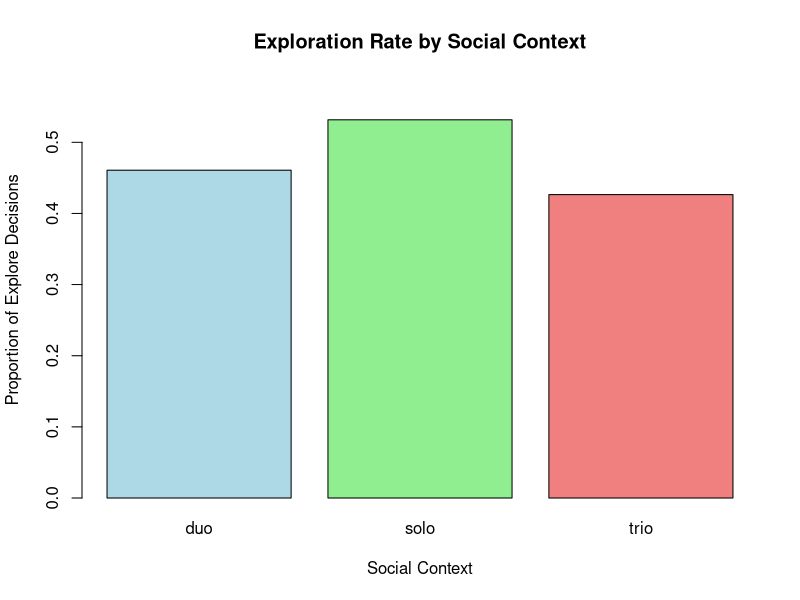

Write the R code that produced this figure.
# =============================================================================
# Simple Explore/Exploit Analysis (Compatible with Older R)
# =============================================================================

# Set CRAN mirror
options(repos = c(CRAN = "https://cloud.r-project.org/"))

cat("Starting simple analysis with base R...\n")

# =============================================================================
# 1. LOAD DATA WITH BASE R
# =============================================================================

data <- read.csv("Explore Exploit Dataset.csv", stringsAsFactors = FALSE)

cat("Original data dimensions:", dim(data), "\n")

# =============================================================================
# 2. CLEAN DATA WITH BASE R
# =============================================================================

# Create explore/exploit classification
data$decision_type <- ifelse(
  grepl("explore", tolower(data$OUTCOME)), "explore",
  ifelse(grepl("exploit", tolower(data$OUTCOME)), "exploit", "other")
)

# Clean social context
data$social_context <- ifelse(
  data$CONDITION == "solo", "solo",
  ifelse(data$CONDITION == "duo", "duo",
    ifelse(data$CONDITION == "trio", "trio", "other"))
)

# Filter to complete cases
clean_data <- data[
  !is.na(data$monkey) & 
  !is.na(data$CONDITION) & 
  !is.na(data$OUTCOME) & 
  !is.na(data$expected_explore) &
  data$decision_type %in% c("explore", "exploit") &
  data$social_context != "other", 
]

cat("Cleaned data dimensions:", dim(clean_data), "\n")
cat("Unique monkeys:", length(unique(clean_data$monkey)), "\n")

# =============================================================================
# 3. DESCRIPTIVE STATISTICS
# =============================================================================

# Summary by social context
summary_table <- aggregate(
  list(explore_rate = (clean_data$decision_type == "explore")),
  by = list(social_context = clean_data$social_context),
  FUN = mean
)

cat("\nExploration rates by social context:\n")
print(summary_table)

# Summary by monkey and context
monkey_summary <- aggregate(
  list(
    explore_rate = (clean_data$decision_type == "explore"),
    mean_expectation = clean_data$expected_explore,
    n_trials = rep(1, nrow(clean_data))
  ),
  by = list(
    monkey = clean_data$monkey,
    social_context = clean_data$social_context
  ),
  FUN = function(x) if(length(x) == 1) x else c(mean(x), length(x))[1]
)

cat("\nSummary by monkey and context:\n")
print(head(monkey_summary, 10))

# =============================================================================
# 4. SIMPLE STATISTICAL ANALYSIS
# =============================================================================

# Convert to binary for logistic regression
clean_data$explore_binary <- as.numeric(clean_data$decision_type == "explore")

# Standardize expectation
clean_data$expected_explore_z <- scale(clean_data$expected_explore)[,1]

# Simple logistic regression (no random effects)
cat("\nFitting logistic regression...\n")

# Model 1: Main effects only
model1 <- glm(
  explore_binary ~ social_context + expected_explore_z,
  data = clean_data,
  family = binomial()
)

cat("Model 1 Summary:\n")
print(summary(model1))

# Model 2: With interaction
model2 <- glm(
  explore_binary ~ social_context * expected_explore_z,
  data = clean_data,
  family = binomial()
)

cat("\nModel 2 (with interaction) Summary:\n")
print(summary(model2))

# =============================================================================
# 5. INTERPRET RESULTS
# =============================================================================

# Extract coefficients
coef1 <- summary(model1)$coefficients
coef2 <- summary(model2)$coefficients

cat("\n=============================================================================\n")
cat("RESULTS INTERPRETATION\n")
cat("=============================================================================\n")

# Main effects from Model 1
cat("Main Effects (Model 1):\n")
if("social_contextduo" %in% rownames(coef1)) {
  cat("Duo vs Solo effect:", round(coef1["social_contextduo", "Estimate"], 3), 
      " (p =", round(coef1["social_contextduo", "Pr(>|z|)"], 3), ")\n")
}
cat("Solo vs Duo effect:", round(coef1["social_contextsolo", "Estimate"], 3), 
    " (p =", round(coef1["social_contextsolo", "Pr(>|z|)"], 3), ")\n")
cat("Trio vs Duo effect:", round(coef1["social_contexttrio", "Estimate"], 3), 
    " (p =", round(coef1["social_contexttrio", "Pr(>|z|)"], 3), ")\n")
cat("Expectation effect:", round(coef1["expected_explore_z", "Estimate"], 3), 
    " (p =", round(coef1["expected_explore_z", "Pr(>|z|)"], 3), ")\n")

# Convert to odds ratios
cat("\nOdds Ratios (easier to interpret):\n")
cat("Solo vs Duo OR:", round(exp(coef1["social_contextsolo", "Estimate"]), 3), "\n")
cat("Trio vs Duo OR:", round(exp(coef1["social_contexttrio", "Estimate"]), 3), "\n")
cat("Expectation OR:", round(exp(coef1["expected_explore_z", "Estimate"]), 3), "\n")

# Model comparison
aic1 <- AIC(model1)
aic2 <- AIC(model2)

cat("\nModel Comparison (AIC - lower is better):\n")
cat("Model 1 (main effects):", round(aic1, 1), "\n")
cat("Model 2 (with interaction):", round(aic2, 1), "\n")
cat("Best model:", if(aic2 < aic1) "Model 2 (interaction)" else "Model 1 (main effects)", "\n")

# =============================================================================
# 6. SIMPLE VISUALIZATION (BASE R)
# =============================================================================

# Create simple bar plot
png("exploration_by_context.png", width = 600, height = 400)
barplot(
  summary_table$explore_rate,
  names.arg = summary_table$social_context,
  main = "Exploration Rate by Social Context",
  ylab = "Proportion of Explore Decisions",
  xlab = "Social Context",
  col = c("lightblue", "lightgreen", "lightcoral"),
  ylim = c(0, max(summary_table$explore_rate) * 1.1)
)
dev.off()

cat("\nPlot saved as: exploration_by_context.png\n")

# =============================================================================
# 7. SAVE RESULTS
# =============================================================================

results <- list(
  data_summary = summary_table,
  monkey_summary = monkey_summary,
  model1 = model1,
  model2 = model2,
  model_comparison = data.frame(
    model = c("Main Effects", "With Interaction"),
    AIC = c(aic1, aic2)
  )
)

save(results, clean_data, file = "simple_analysis_results.RData")

cat("\n=============================================================================\n")
cat("SIMPLE ANALYSIS COMPLETE\n")
cat("=============================================================================\n")
cat("Results saved to: simple_analysis_results.RData\n")
cat("Plot saved to: exploration_by_context.png\n")
cat("\nThis gives you the basic answer to your research question!\n")
cat("For more sophisticated Bayesian analysis, consider updating R to version 4.x\n") 
